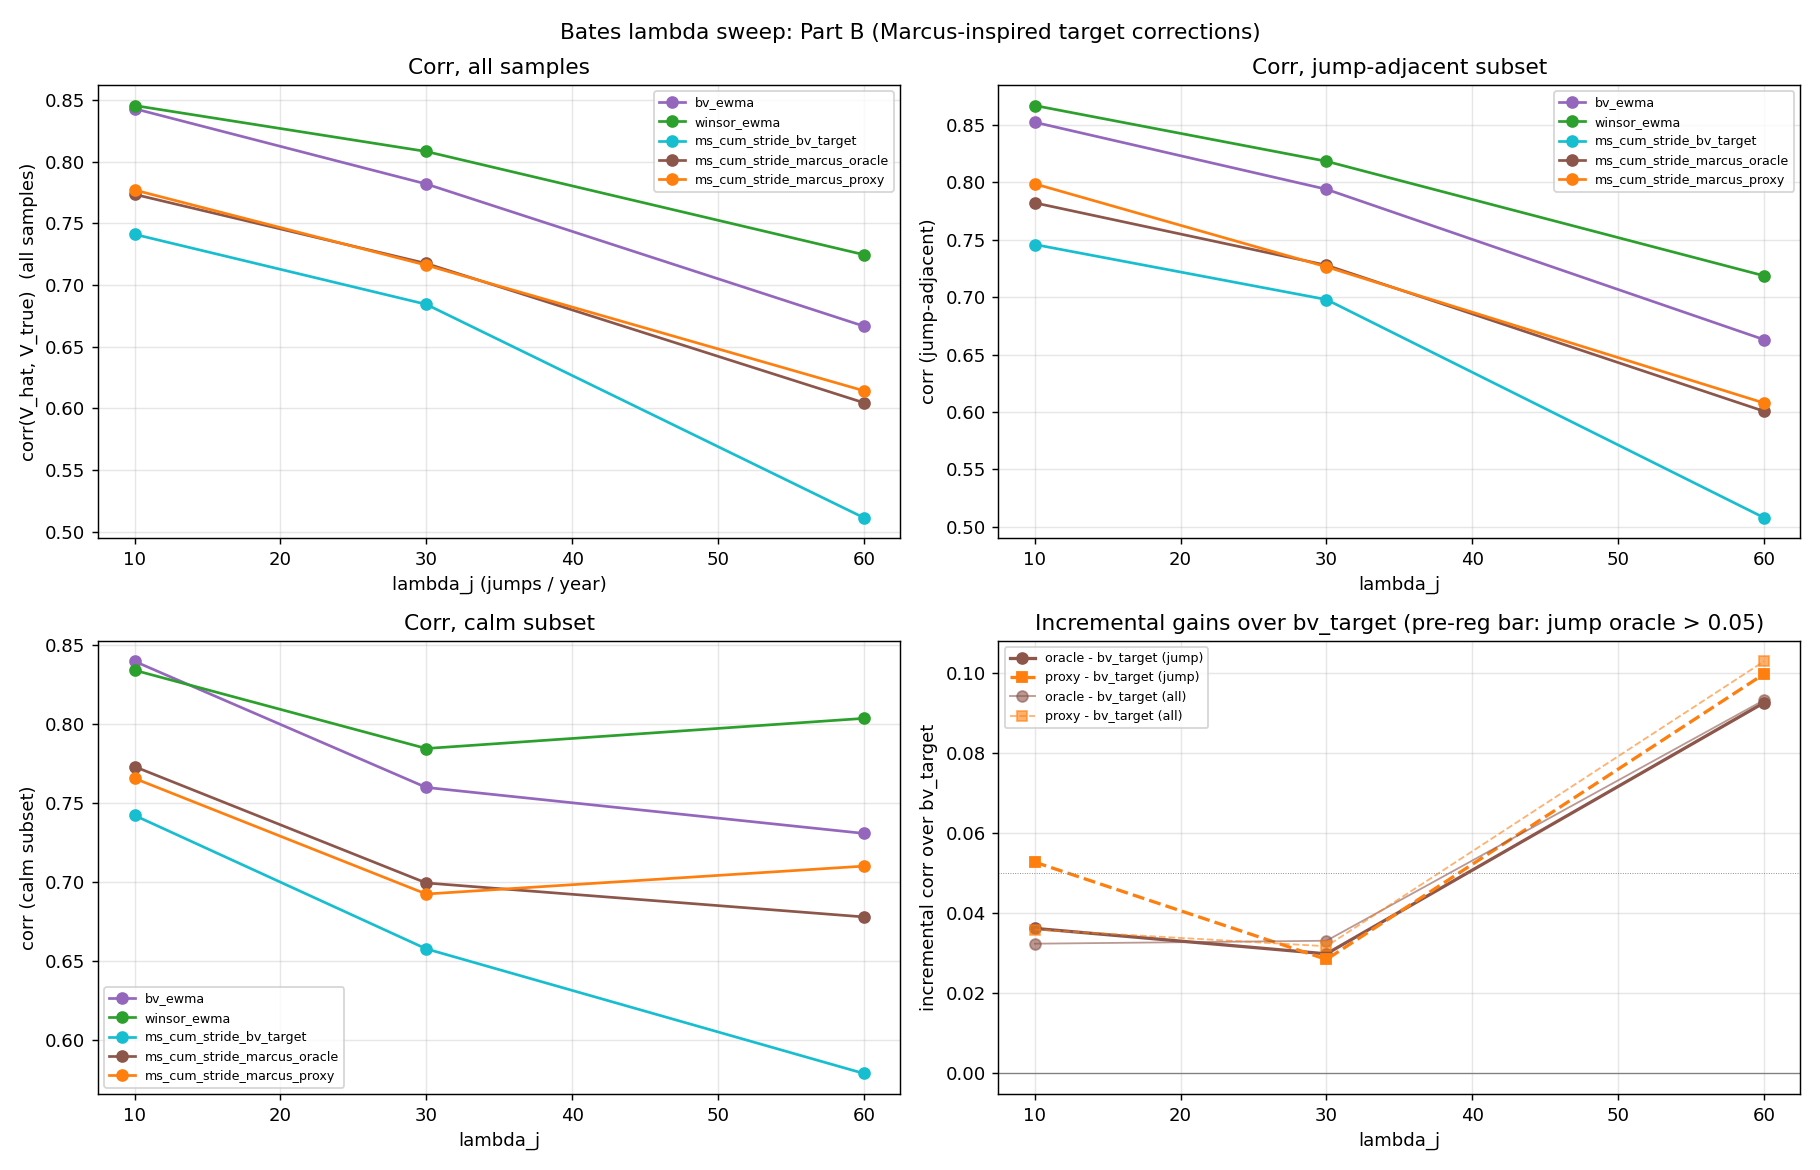

The Python source for this figure:
r"""
BENCHMARK STUDY: Marcus-inspired follow-up on the Bates lambda sweep (Part B).

Context
-------
Part A (`study_bates_lambda_sweep.py`) showed that as `lambda_j` rises
from 10 -> 30 -> 60 /yr, the residual gap
    winsor_ewma - ms_cum_stride_bv_target
GROWS on both the all-samples and jump-adjacent subsets.  Target
recovery (bv_target - raw) on jump-adjacent windows is large and flat;
target fix alone does not close the widening residual gap.  This is
suggestive of a real jump-aware REPRESENTATION bottleneck.

Terminology (important)
-----------------------
We do NOT claim this is a Marcus-signature implementation.  Marcus is
the correct jump-aware rough-path theory; a full implementation is
deliberately out of scope.  What we implement here is a **Marcus-
inspired jump-aware input/target correction**:

  - oracle: corrects the signature lane's continuous target using the
    TRUE simulated jump atom J_t.  Target = max(r_t^2/dt - J_t^2/dt, 0).
    This is the representation ceiling assuming perfect jump
    identification.  NOT deployable.
  - proxy: replaces the oracle with a running jump-energy proxy computed
    from a smoothed bipower variation.  Target =
        max(r_t^2/dt - bv_smooth_t, 0)
    which is positive only when the instantaneous r^2/dt clearly exceeds
    the smooth continuous variance estimate.  This is a practical
    jump-aware correction with NO oracle information.

Both lanes preserve the EXISTING cumulative-stride signature state and
feature map.  Only the supervised target is jump-aware.  This is a
TARGET-level correction, not a new rough-path construction.

Design principle (honest framing):
  - Part A isolated the effect of raw-vs-bv_target swap.
  - Part B isolates the further effect of jump-aware target correction
    (either with or without oracle information).
  - The fraction of the oracle gain captured by the proxy tells us how
    practically accessible the representation ceiling is.

Pre-registered bars
-------------------
  1. Representation bottleneck confirmed:
       marcus_oracle - bv_target > +0.05 corr on jump-adjacent at lambda=30
       AND non-decreasing from 10 -> 30 -> 60.
  2. Practical proxy success:
       marcus_proxy captures at least half of (oracle - bv_target) on
       jump-adjacent corr at lambda=30.
  3. Negative Marcus result:
       marcus_oracle adds < +0.02 corr.  Target fix already captured it.
"""

from __future__ import annotations

import os
import sys
from dataclasses import dataclass, replace
from typing import Callable, Dict, List, Optional, Tuple

import numpy as np

HERE = os.path.dirname(os.path.abspath(__file__))
sys.path.insert(0, HERE)
sys.path.insert(0, os.path.join(HERE, os.pardir, os.pardir))

from study_bates_signature_filters import (
    BatesConfig,
    EWMABipower,
    EWMAWinsorized,
    _jump_adjacent_mask,
    simulate_bates,
)
from study_bates_signature_proxy_channels import (
    CumStrideSigConfig,
    CumStrideSigFilter,
    target_bv_per_step,
)


# ==========================================================================
# Jump-aware signature lanes (Marcus-inspired input/target correction)
# ==========================================================================


def _sig_cfg(bates: BatesConfig) -> CumStrideSigConfig:
    return CumStrideSigConfig(
        strides=(1, 5, 20),
        kappa=bates.kappa, theta=bates.theta, xi=bates.xi, dt=bates.dt,
    )


class MarcusOracleLane:
    r"""Signature lane with oracle jump-aware target.

    Target per step: max(r_t^2 / dt - J_t^2 / dt, 0)
    where J_t is the TRUE simulated jump atom.  The filter's signature
    state and feature map are unchanged; only the supervised target is
    corrected using oracle jump information.

    Not deployable; purely an ablation to measure the representation
    ceiling under perfect jump identification.
    """
    name = "ms_cum_stride_marcus_oracle"

    def __init__(self, bates: BatesConfig):
        self._J_sq_over_dt: float = 0.0
        def _target(r_t: float, dt: float, prev_abs_r: Optional[float], V_run: float) -> float:
            return max((r_t * r_t) / dt - self._J_sq_over_dt, 0.0)
        self.filter = CumStrideSigFilter(
            _sig_cfg(bates), target_fn_single=_target, name=self.name,
        )

    def reset(self, V0: float):
        self.filter.reset(V0)
        self._J_sq_over_dt = 0.0

    def observe(self, r_t: float, dt: float, J_t: float = 0.0):
        self._J_sq_over_dt = (float(J_t) ** 2) / float(dt)
        self.filter.observe(r_t, dt)

    def V_hat(self) -> float:
        return self.filter.V_hat()

    def V_interval(self) -> Tuple[float, float]:
        return self.filter.V_interval()


class MarcusProxyLane:
    r"""Signature lane with proxy (no-oracle) jump-aware target.

    Target per step: max(r_t^2 / dt - bv_smooth_t, 0)
    where bv_smooth_t is a running EWMA of per-step bipower variation:
        bv_t = (pi/2) * |r_{t-1}| * |r_t| / dt,
    smoothed with halflife 21 (steps).  The target is strictly
    non-negative; it measures positive excess of r_t^2/dt over a
    smooth continuous-variance estimate (a pragmatic jump-energy
    indicator).  No oracle information.

    One threshold / hyperparameter (halflife = 21 steps).  Kept
    FIXED across all lambdas; no tuning sweep.
    """
    name = "ms_cum_stride_marcus_proxy"
    HALFLIFE_STEPS = 21.0

    def __init__(self, bates: BatesConfig):
        self._alpha = 1.0 - float(np.exp(-np.log(2.0) / self.HALFLIFE_STEPS))
        self._bv_smooth: float = 0.04
        self._prev_abs_r: Optional[float] = None
        self._current_jump_proxy: float = 0.0
        self._dt = bates.dt
        def _target(r_t: float, dt: float, prev_abs_r: Optional[float], V_run: float) -> float:
            rv = (r_t * r_t) / dt
            return max(rv - self._current_jump_proxy, 0.0)
        self.filter = CumStrideSigFilter(
            _sig_cfg(bates), target_fn_single=_target, name=self.name,
        )

    def reset(self, V0: float):
        self.filter.reset(V0)
        self._bv_smooth = float(V0)
        self._prev_abs_r = None
        self._current_jump_proxy = 0.0

    def observe(self, r_t: float, dt: float, J_t: float = 0.0):
        # 1) compute per-step BV
        abs_r = float(np.abs(r_t))
        if self._prev_abs_r is None:
            bv_t = (r_t * r_t) / dt                   # warm-up: fall back to r^2/dt
        else:
            bv_t = (np.pi / 2.0) * float(self._prev_abs_r) * abs_r / dt
        # 2) update smoothed BV estimator
        self._bv_smooth = (1.0 - self._alpha) * self._bv_smooth + self._alpha * bv_t
        # 3) compute jump proxy as positive excess of r^2/dt over bv_smooth
        rv = (r_t * r_t) / dt
        self._current_jump_proxy = max(rv - self._bv_smooth, 0.0)
        # 4) step the underlying sig filter (target uses _current_jump_proxy)
        self.filter.observe(r_t, dt)
        self._prev_abs_r = abs_r

    def V_hat(self) -> float:
        return self.filter.V_hat()

    def V_interval(self) -> Tuple[float, float]:
        return self.filter.V_interval()


class BVTargetLane:
    r"""Reference signature lane: BV-per-step target (no jump-aware correction).

    Wrapper so its observe() signature matches the Marcus lanes (which
    take a J_t argument).  Target = (pi/2)|r_{t-1}||r_t|/dt, as in the
    Part A and proxy-channel studies.
    """
    name = "ms_cum_stride_bv_target"

    def __init__(self, bates: BatesConfig):
        self.filter = CumStrideSigFilter(
            _sig_cfg(bates), target_fn_single=target_bv_per_step, name=self.name,
        )

    def reset(self, V0: float):
        self.filter.reset(V0)

    def observe(self, r_t: float, dt: float, J_t: float = 0.0):
        self.filter.observe(r_t, dt)

    def V_hat(self) -> float:
        return self.filter.V_hat()

    def V_interval(self) -> Tuple[float, float]:
        return self.filter.V_interval()


# ==========================================================================
# Scalar baseline wrappers (uniform observe(r_t, dt, J_t) signature)
# ==========================================================================


class _ScalarWrap:
    def __init__(self, core, name: str):
        self.core = core
        self.name = name

    def reset(self, V0: float):
        self.core.reset(V0)

    def observe(self, r_t: float, dt: float, J_t: float = 0.0):
        self.core.observe(r_t, dt)

    def V_hat(self) -> float:
        return self.core.V_hat()

    def V_interval(self) -> Tuple[float, float]:
        return self.core.V_interval()


# ==========================================================================
# Rollout / pooled stats  (lanes observed with (r_t, dt, J_t))
# ==========================================================================


def make_factories(bates: BatesConfig) -> Dict[str, Callable[[], object]]:
    halflife = 21.0
    return {
        "bv_ewma":                       lambda: _ScalarWrap(
            EWMABipower(halflife_steps=halflife, dt=bates.dt), "bv_ewma",
        ),
        "winsor_ewma":                   lambda: _ScalarWrap(
            EWMAWinsorized(halflife_steps=halflife, dt=bates.dt, k=4.0), "winsor_ewma",
        ),
        "ms_cum_stride_bv_target":       lambda: BVTargetLane(bates),
        "ms_cum_stride_marcus_oracle":   lambda: MarcusOracleLane(bates),
        "ms_cum_stride_marcus_proxy":    lambda: MarcusProxyLane(bates),
    }


def _fresh_lanes(factories, V0: float) -> Dict[str, object]:
    lanes = {name: f() for name, f in factories.items()}
    for est in lanes.values():
        est.reset(V0)
    return lanes


def _rollout(
    bates: BatesConfig, factories: Dict[str, Callable[[], object]],
    T: int, V0: float, seed: int,
) -> Dict[str, np.ndarray]:
    sim = simulate_bates(bates, T, V0, seed)
    lanes = _fresh_lanes(factories, V0)
    V_hat = {name: np.zeros(T) for name in lanes}
    for t in range(T):
        r = float(sim["dr_S"][t])
        J = float(sim["J"][t])
        for name, est in lanes.items():
            est.observe(r, bates.dt, J)
            V_hat[name][t] = est.V_hat()
    return {
        "V_true_pre": sim["V"],
        "jump":       sim["jump"],
        "V_hat":      V_hat,
        "dr_S":       sim["dr_S"],
    }


def _pooled(pred_list, tgt_list, mask_list=None, warmup=30):
    p_all, t_all = [], []
    for i in range(len(pred_list)):
        p = pred_list[i][warmup:]
        t = tgt_list[i][warmup:]
        if mask_list is not None:
            m = mask_list[i][warmup:]
            p = p[m]; t = t[m]
        p_all.append(p); t_all.append(t)
    p = np.concatenate(p_all) if p_all else np.zeros(0)
    q = np.concatenate(t_all) if t_all else np.zeros(0)
    mask = np.isfinite(p) & np.isfinite(q)
    if mask.sum() < 3:
        return float("nan"), float("nan"), int(mask.sum())
    rmse = float(np.sqrt(np.mean((p[mask] - q[mask]) ** 2)))
    corr = float(np.corrcoef(p[mask], q[mask])[0, 1])
    return rmse, corr, int(mask.sum())


def run_sweep(
    bates_base: BatesConfig, lambdas: Tuple[float, ...],
    n_seeds: int, T: int, warmup: int, base_seed: int,
):
    out: Dict[float, Dict[str, Dict[str, Tuple[float, float, int]]]] = {}
    trace_by_lambda: Dict[float, Dict] = {}
    for lam in lambdas:
        bates = replace(bates_base, lambda_j=float(lam))
        factories = make_factories(bates)
        lane_names = list(factories.keys())
        hat: Dict[str, List[np.ndarray]] = {n: [] for n in lane_names}
        V_list: List[np.ndarray] = []
        jump_list: List[np.ndarray] = []
        dr_list: List[np.ndarray] = []
        v0_rng = np.random.RandomState(base_seed + int(lam))
        for k in range(n_seeds):
            V0 = float(v0_rng.uniform(0.02, 0.08))
            r_out = _rollout(bates, factories, T, V0, base_seed + int(lam) * 1000 + k)
            for name in lane_names:
                hat[name].append(r_out["V_hat"][name])
            V_list.append(r_out["V_true_pre"])
            jump_list.append(r_out["jump"])
            dr_list.append(r_out["dr_S"])
        jump_masks = [_jump_adjacent_mask(j, radius=5) for j in jump_list]
        calm_masks = [~m for m in jump_masks]
        lane_res: Dict[str, Dict[str, Tuple[float, float, int]]] = {}
        for name in lane_names:
            lane_res[name] = {
                "all":  _pooled(hat[name], V_list, warmup=warmup),
                "jump": _pooled(hat[name], V_list, mask_list=jump_masks, warmup=warmup),
                "calm": _pooled(hat[name], V_list, mask_list=calm_masks, warmup=warmup),
            }
        out[float(lam)] = lane_res
        # Store a representative trace (first seed) for possible inset plot
        trace_by_lambda[float(lam)] = {
            "V_true": V_list[0],
            "jump":   jump_list[0],
            "dr_S":   dr_list[0],
            "V_hat":  {name: hat[name][0] for name in lane_names},
        }
    return out, trace_by_lambda


# ==========================================================================
# Reporting
# ==========================================================================


def _print_per_lambda(results) -> None:
    lane_order = [
        "bv_ewma", "winsor_ewma",
        "ms_cum_stride_bv_target",
        "ms_cum_stride_marcus_oracle",
        "ms_cum_stride_marcus_proxy",
    ]
    for lam, lane_res in sorted(results.items()):
        print(f"lambda_j = {lam:.0f} / yr")
        print("-" * 108)
        print(f"  {'lane':32s} | {'corr(all)':>9s} | {'corr(jump)':>10s} | "
              f"{'corr(calm)':>10s} | {'RMSE(all)':>9s}")
        print("-" * 108)
        for name in lane_order:
            if name not in lane_res: continue
            r_all, c_all, _ = lane_res[name]["all"]
            r_j,   c_j,   _ = lane_res[name]["jump"]
            r_c,   c_c,   _ = lane_res[name]["calm"]
            print(f"  {name:32s} | {c_all:+.4f}   | {c_j:+.4f}    | "
                  f"{c_c:+.4f}    | {r_all:.4f}")
        print()


def _print_incremental_gains(results) -> None:
    print("INCREMENTAL GAINS per lambda")
    print("  oracle_gain = corr(marcus_oracle) - corr(bv_target)")
    print("  proxy_gain  = corr(marcus_proxy)  - corr(bv_target)")
    print("  proxy_fraction_of_oracle = proxy_gain / oracle_gain (when oracle_gain > 0)")
    print("-" * 108)
    print(f"  {'lambda':>7s} | {'subset':>6s} | {'oracle_gain':>12s} | {'proxy_gain':>11s} | {'proxy/oracle':>13s}")
    print("-" * 108)
    for lam, lane_res in sorted(results.items()):
        for subset in ("all", "jump"):
            c_bv  = lane_res["ms_cum_stride_bv_target"][subset][1]
            c_or  = lane_res["ms_cum_stride_marcus_oracle"][subset][1]
            c_px  = lane_res["ms_cum_stride_marcus_proxy"][subset][1]
            og = c_or - c_bv
            pg = c_px - c_bv
            if og > 1e-6:
                frac = pg / og
                frac_str = f"{frac:+.2f}"
            else:
                frac_str = "n/a"
            print(f"  {lam:7.0f} | {subset:>6s} | {og:+.4f}      | {pg:+.4f}     | {frac_str:>13s}")
    print()


def _plot_sweep(results, trace_by_lambda, out_path: str) -> None:
    import matplotlib
    matplotlib.use("Agg")
    import matplotlib.pyplot as plt

    lams = sorted(results.keys())
    lane_order = [
        "bv_ewma", "winsor_ewma",
        "ms_cum_stride_bv_target",
        "ms_cum_stride_marcus_oracle",
        "ms_cum_stride_marcus_proxy",
    ]
    palette = {
        "bv_ewma":                     "tab:purple",
        "winsor_ewma":                 "tab:green",
        "ms_cum_stride_bv_target":     "tab:cyan",
        "ms_cum_stride_marcus_oracle": "tab:brown",
        "ms_cum_stride_marcus_proxy":  "tab:orange",
    }

    fig, axes = plt.subplots(2, 2, figsize=(14, 9))

    # Panel 1: corr(all)
    ax = axes[0, 0]
    for name in lane_order:
        y = [results[l][name]["all"][1] for l in lams]
        ax.plot(lams, y, "o-", color=palette.get(name), lw=1.5, label=name)
    ax.set_xlabel("lambda_j (jumps / year)")
    ax.set_ylabel("corr(V_hat, V_true)  (all samples)")
    ax.set_title("Corr, all samples")
    ax.grid(alpha=0.3); ax.legend(fontsize=7, loc="best")

    # Panel 2: corr(jump-adjacent)
    ax = axes[0, 1]
    for name in lane_order:
        y = [results[l][name]["jump"][1] for l in lams]
        ax.plot(lams, y, "o-", color=palette.get(name), lw=1.5, label=name)
    ax.set_xlabel("lambda_j")
    ax.set_ylabel("corr (jump-adjacent)")
    ax.set_title("Corr, jump-adjacent subset")
    ax.grid(alpha=0.3); ax.legend(fontsize=7, loc="best")

    # Panel 3: corr(calm)
    ax = axes[1, 0]
    for name in lane_order:
        y = [results[l][name]["calm"][1] for l in lams]
        ax.plot(lams, y, "o-", color=palette.get(name), lw=1.5, label=name)
    ax.set_xlabel("lambda_j")
    ax.set_ylabel("corr (calm subset)")
    ax.set_title("Corr, calm subset")
    ax.grid(alpha=0.3); ax.legend(fontsize=7, loc="best")

    # Panel 4: oracle_gain and proxy_gain over bv_target, jump-adjacent
    ax = axes[1, 1]
    y_oracle_jump = [
        results[l]["ms_cum_stride_marcus_oracle"]["jump"][1]
        - results[l]["ms_cum_stride_bv_target"]["jump"][1]
        for l in lams
    ]
    y_proxy_jump = [
        results[l]["ms_cum_stride_marcus_proxy"]["jump"][1]
        - results[l]["ms_cum_stride_bv_target"]["jump"][1]
        for l in lams
    ]
    y_oracle_all = [
        results[l]["ms_cum_stride_marcus_oracle"]["all"][1]
        - results[l]["ms_cum_stride_bv_target"]["all"][1]
        for l in lams
    ]
    y_proxy_all = [
        results[l]["ms_cum_stride_marcus_proxy"]["all"][1]
        - results[l]["ms_cum_stride_bv_target"]["all"][1]
        for l in lams
    ]
    ax.plot(lams, y_oracle_jump, "o-",  color=palette["ms_cum_stride_marcus_oracle"],
            lw=1.8, label="oracle - bv_target (jump)")
    ax.plot(lams, y_proxy_jump, "s--", color=palette["ms_cum_stride_marcus_proxy"],
            lw=1.8, label="proxy - bv_target (jump)")
    ax.plot(lams, y_oracle_all, "o-",  color=palette["ms_cum_stride_marcus_oracle"],
            lw=1.0, alpha=0.6, label="oracle - bv_target (all)")
    ax.plot(lams, y_proxy_all, "s--", color=palette["ms_cum_stride_marcus_proxy"],
            lw=1.0, alpha=0.6, label="proxy - bv_target (all)")
    ax.axhline(0.0, color="gray", lw=0.7)
    ax.axhline(0.05, color="gray", lw=0.5, linestyle=":")
    ax.set_xlabel("lambda_j")
    ax.set_ylabel("incremental corr over bv_target")
    ax.set_title("Incremental gains over bv_target (pre-reg bar: jump oracle > 0.05)")
    ax.grid(alpha=0.3); ax.legend(fontsize=7, loc="best")

    fig.suptitle(
        "Bates lambda sweep: Part B (Marcus-inspired target corrections)", fontsize=12,
    )
    fig.tight_layout()
    fig.savefig(out_path, dpi=130)
    plt.close(fig)


# ==========================================================================
# Main
# ==========================================================================


def main() -> None:
    bates_base = BatesConfig()
    lambdas = (10.0, 30.0, 60.0)
    n_seeds = 40
    T = 400
    warmup = 30
    print("=" * 108)
    print("BENCHMARK STUDY  --  Bates Marcus-inspired sweep (Part B)")
    print(f"  lambda sweep: {lambdas}  /yr")
    print(f"  n_seeds={n_seeds}, T={T}, warm-up={warmup}, dt={bates_base.dt:.5f}")
    print(f"  oracle: target = max(r^2/dt - J_t^2/dt, 0)  (uses true J_t)")
    print(f"  proxy : target = max(r^2/dt - bv_smooth_t, 0)  (halflife=21 steps, fixed)")
    print("=" * 108)

    results, traces = run_sweep(
        bates_base=bates_base, lambdas=lambdas,
        n_seeds=n_seeds, T=T, warmup=warmup, base_seed=17_000,
    )
    _print_per_lambda(results)
    _print_incremental_gains(results)

    out_path = os.path.join(HERE, "study_bates_marcus_lambda_sweep.png")
    try:
        _plot_sweep(results, traces, out_path)
        print(f"Saved figure: {out_path}")
    except Exception as e:
        print(f"Figure skipped: {e}")

    # Pre-registered bar checks
    lams = sorted(results.keys())
    og_jump = [
        results[l]["ms_cum_stride_marcus_oracle"]["jump"][1]
        - results[l]["ms_cum_stride_bv_target"]["jump"][1]
        for l in lams
    ]
    pg_jump = [
        results[l]["ms_cum_stride_marcus_proxy"]["jump"][1]
        - results[l]["ms_cum_stride_bv_target"]["jump"][1]
        for l in lams
    ]
    og30_jump = og_jump[lams.index(30.0)] if 30.0 in lams else float("nan")
    pg30_jump = pg_jump[lams.index(30.0)] if 30.0 in lams else float("nan")
    og_non_decreasing = all(og_jump[i] >= og_jump[i - 1] - 0.01 for i in range(1, len(og_jump)))
    proxy_fraction = (pg30_jump / og30_jump) if og30_jump > 1e-6 else float("nan")

    print()
    print("=" * 108)
    print("PART B SUMMARY  (pre-registered bar checks)")
    print("=" * 108)
    print(f"  oracle_gain (jump) per lambda   : {[f'{v:+.4f}' for v in og_jump]}")
    print(f"  proxy_gain  (jump) per lambda   : {[f'{v:+.4f}' for v in pg_jump]}")
    print(f"  oracle non-decreasing 10->60    : {og_non_decreasing}")
    print(f"  oracle gain at lambda=30 (jump) : {og30_jump:+.4f}   (bar: > +0.05)")
    print(f"  proxy  gain at lambda=30 (jump) : {pg30_jump:+.4f}")
    print(f"  proxy / oracle at lambda=30     : "
          f"{proxy_fraction:+.2f}" if np.isfinite(proxy_fraction) else "  proxy / oracle at lambda=30     : n/a")

    # Verdict
    if og30_jump > 0.05 and og_non_decreasing:
        repbar = "CONFIRMED (> +0.05 at lambda=30 and non-decreasing 10->60)"
    else:
        repbar = "NOT confirmed"
    if np.isfinite(proxy_fraction) and proxy_fraction >= 0.5 and pg30_jump > 0.02:
        proxybar = "SUCCESS (proxy captures at least half of oracle gain)"
    elif og30_jump < 0.02:
        proxybar = "n/a (oracle gain too small to evaluate)"
    else:
        proxybar = "PROXY DOES NOT CAPTURE HALF of oracle gain"
    print(f"  Representation bottleneck       : {repbar}")
    print(f"  Practical proxy result          : {proxybar}")
    print("=" * 108)


if __name__ == "__main__":
    main()
